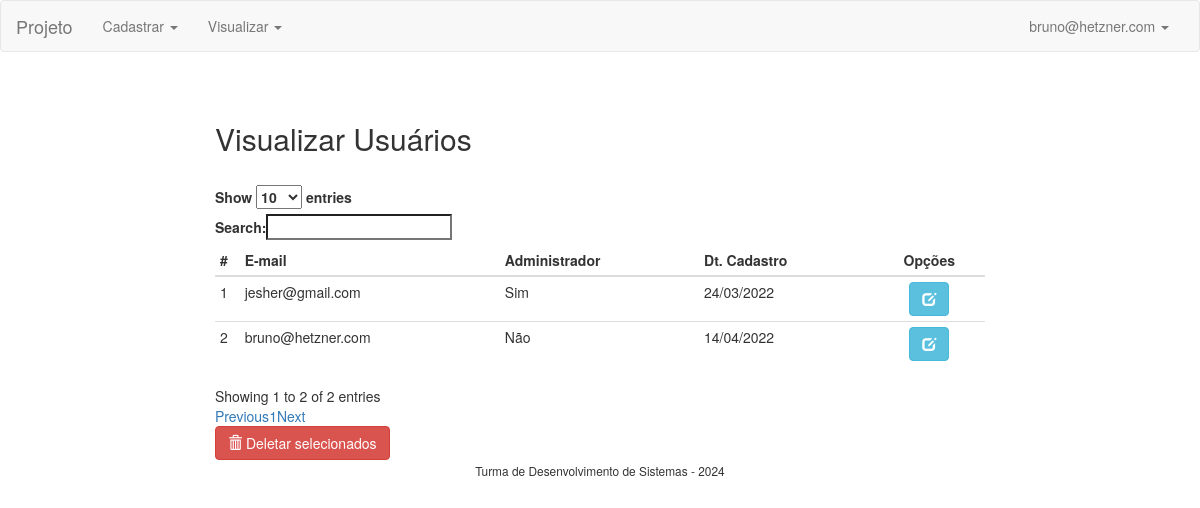
The app's page /visualizarUsuario.php (signed in) with its own data.
### tables this page shows
CREATE TABLE `usuarios` (
  `id_usuario` int NOT NULL,
  `email` varchar(250) NOT NULL,
  `senha` varchar(250) NOT NULL,
  `administrador` varchar(1) NOT NULL,
  `data_cadastro` date NOT NULL
);

### visualizarUsuario.php (the view, shortened to what this page needs)
<?php
include('config/config.php');
?>
<!DOCTYPE html>
<html lang="pt-br">
  <head>
    <?php include('include/header.php'); ?>
  </head>
  <body>
    <div class="container-fluid">
        <?php include('include/navbar.php'); ?>
        <div class="row formulario-login">
            <div class="col-md-offset-2 col-md-8">
                <h2>Visualizar Usuários</h2>
                <br>
                <table id="tbl_visualizar" class="table table-condensed table-hover table-responsive">
                    <thead>
                        <tr>
                            <th>#</th>
                            <th>E-mail</th>
                            <th>Administrador</th>
                            <th>Dt. Cadastro</th>
                            <th><center>Opções</center></th>
                        </tr>
                    </thead>
                    <tbody>
                        <?php
                            $sql = "SELECT * FROM usuarios";
                            $consulta = $PDO->prepare($sql);
                            $result = $consulta->execute();
                            while($rows = $consulta->fetch(PDO::FETCH_ASSOC)){
                                $id_usuario     = $rows['id_usuario'];
                                $email          = $rows['email'];
                                $administrador  = $rows['administrador'];
                                $data_cadastro  = $rows['data_cadastro'];
                                if($administrador == "s"){
                                    $administrador_format = "Sim";
                                }else if($administrador == "n"){
                                    $administrador_format = "Não";
                                }
                                $data_cadastro_explode = explode("-", $data_cadastro);
                                $dia = $data_cadastro_explode[2];
                                $mes = $data_cadastro_explode[1];
                                $ano = $data_cadastro_explode[0];
                                $data_cadastro_format = $dia . '/' . $mes . '/' . $ano;
                        ?>
                                <tr id="<?= $id_usuario ?>">
                                    <td><?= $id_usuario ?></td>
                                    <td><?= $email ?></td>
                                    <td><?= $administrador_format ?></td>
                                    <td><?= $data_cadastro_format ?></td>
                                    <td>
                                        <center>
                                            <a class="btn btn-info" data-toggle="tooltip" data-placement="top" title="Editar" href="editarUsuario.php?id=<?= $id_usuario ?>"><span class="glyphicon glyphicon-edit" aria-hidden="true"></span></a>
                                        </center>
                                    </td>
                                </tr>
                        <?php
                            }
                        ?>
                    </tbody>
                </table>
                <a data-toggle="modal" data-target="#usuarios_deletar" class="btn btn-danger" id="deletar_usuarios">
                    <span class="glyphicon glyphicon-trash" aria-hidden="true"></span> Deletar selecionados
                </a>
            </div>
        </div>
        <?php include('include/footer.php'); ?>
    </div>
  </body>
</html>

### css/estilo.css (style rules this page uses)
.formulario-login { padding-top: 30px; }

### records on screen
usuarios: id_usuario "1", email "jesher@gmail.com", administrador "Sim", data_cadastro "24/03/2022"
usuarios: id_usuario "2", email "bruno@hetzner.com", administrador "Não", data_cadastro "14/04/2022"

### other values on screen
$_SESSION['email'] "bruno@hetzner.com"
